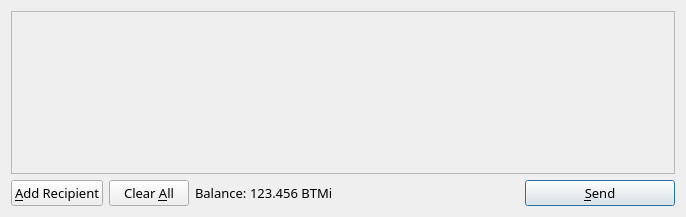
<?xml version="1.0" encoding="UTF-8"?>
<ui version="4.0">
 <class>SendCoinsDialog</class>
 <widget class="QDialog" name="SendCoinsDialog">
  <property name="geometry">
   <rect>
    <x>0</x>
    <y>0</y>
    <width>686</width>
    <height>217</height>
   </rect>
  </property>
  <property name="windowTitle">
   <string>Send Coins</string>
  </property>
  <layout class="QVBoxLayout" name="verticalLayout">
   <item>
    <widget class="QScrollArea" name="scrollArea">
     <property name="widgetResizable">
      <bool>true</bool>
     </property>
     <widget class="QWidget" name="scrollAreaWidgetContents">
      <property name="geometry">
       <rect>
        <x>0</x>
        <y>0</y>
        <width>666</width>
        <height>164</height>
       </rect>
      </property>
      <layout class="QVBoxLayout" name="verticalLayout_2">
       <property name="margin">
        <number>0</number>
       </property>
       <item>
        <layout class="QVBoxLayout" name="entries">
         <property name="spacing">
          <number>6</number>
         </property>
        </layout>
       </item>
       <item>
        <spacer name="verticalSpacer">
         <property name="orientation">
          <enum>Qt::Vertical</enum>
         </property>
         <property name="sizeHint" stdset="0">
          <size>
           <width>20</width>
           <height>40</height>
          </size>
         </property>
        </spacer>
       </item>
      </layout>
     </widget>
    </widget>
   </item>
   <item>
    <layout class="QHBoxLayout" name="horizontalLayout">
     <item>
      <widget class="QPushButton" name="addButton">
       <property name="font">
        <font>
         <family>Ubuntu Condensed</family>
         <pointsize>10</pointsize>
        </font>
       </property>
       <property name="toolTip">
        <string>Send to multiple recipients at once</string>
       </property>
       <property name="text">
        <string>&amp;Add Recipient</string>
       </property>
       <property name="icon">
        <iconset resource="../bitcoin.qrc">
         <normaloff>:/icons/add</normaloff>:/icons/add</iconset>
       </property>
       <property name="autoDefault">
        <bool>false</bool>
       </property>
      </widget>
     </item>
     <item>
      <widget class="QPushButton" name="clearButton">
       <property name="sizePolicy">
        <sizepolicy hsizetype="Minimum" vsizetype="Fixed">
         <horstretch>0</horstretch>
         <verstretch>0</verstretch>
        </sizepolicy>
       </property>
       <property name="font">
        <font>
         <family>Ubuntu Condensed</family>
         <pointsize>10</pointsize>
        </font>
       </property>
       <property name="toolTip">
        <string>Remove all transaction fields</string>
       </property>
       <property name="text">
        <string>Clear &amp;All</string>
       </property>
       <property name="icon">
        <iconset resource="../bitcoin.qrc">
         <normaloff>:/icons/remove</normaloff>:/icons/remove</iconset>
       </property>
       <property name="autoRepeatDelay">
        <number>300</number>
       </property>
       <property name="autoDefault">
        <bool>false</bool>
       </property>
      </widget>
     </item>
     <item>
      <layout class="QHBoxLayout" name="horizontalLayout_2">
       <property name="spacing">
        <number>3</number>
       </property>
       <item>
        <widget class="QLabel" name="label">
         <property name="font">
          <font>
           <family>Ubuntu Condensed</family>
           <pointsize>10</pointsize>
          </font>
         </property>
         <property name="text">
          <string>Balance:</string>
         </property>
        </widget>
       </item>
       <item>
        <widget class="QLabel" name="labelBalance">
         <property name="font">
          <font>
           <family>Ubuntu Condensed</family>
           <pointsize>10</pointsize>
          </font>
         </property>
         <property name="cursor">
          <cursorShape>IBeamCursor</cursorShape>
         </property>
         <property name="text">
          <string>123.456 BTMi</string>
         </property>
         <property name="textInteractionFlags">
          <set>Qt::LinksAccessibleByMouse|Qt::TextSelectableByKeyboard|Qt::TextSelectableByMouse</set>
         </property>
        </widget>
       </item>
      </layout>
     </item>
     <item>
      <spacer name="horizontalSpacer">
       <property name="orientation">
        <enum>Qt::Horizontal</enum>
       </property>
       <property name="sizeHint" stdset="0">
        <size>
         <width>40</width>
         <height>20</height>
        </size>
       </property>
      </spacer>
     </item>
     <item>
      <widget class="QPushButton" name="sendButton">
       <property name="minimumSize">
        <size>
         <width>150</width>
         <height>0</height>
        </size>
       </property>
       <property name="font">
        <font>
         <family>Ubuntu Condensed</family>
         <pointsize>10</pointsize>
        </font>
       </property>
       <property name="toolTip">
        <string>Confirm the send action</string>
       </property>
       <property name="text">
        <string>&amp;Send</string>
       </property>
       <property name="icon">
        <iconset resource="../bitcoin.qrc">
         <normaloff>:/icons/send</normaloff>:/icons/send</iconset>
       </property>
       <property name="default">
        <bool>true</bool>
       </property>
      </widget>
     </item>
    </layout>
   </item>
  </layout>
 </widget>
 <resources>
  <include location="../bitcoin.qrc"/>
 </resources>
 <connections/>
</ui>
